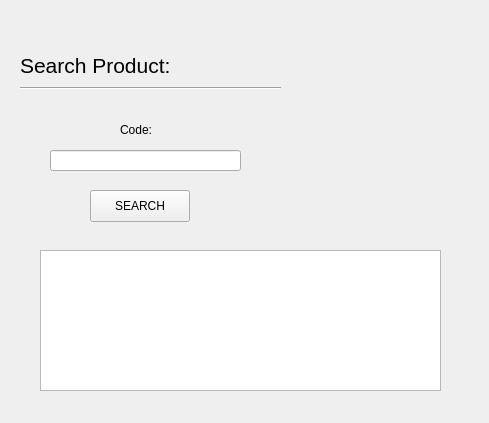
<?xml version="1.0" encoding="UTF-8"?>
<ui version="4.0">
 <class>Form</class>
 <widget class="QWidget" name="Form">
  <property name="geometry">
   <rect>
    <x>0</x>
    <y>0</y>
    <width>489</width>
    <height>423</height>
   </rect>
  </property>
  <property name="windowTitle">
   <string>Form</string>
  </property>
  <widget class="QLabel" name="label">
   <property name="geometry">
    <rect>
     <x>20</x>
     <y>50</y>
     <width>181</width>
     <height>31</height>
    </rect>
   </property>
   <property name="font">
    <font>
     <pointsize>16</pointsize>
    </font>
   </property>
   <property name="text">
    <string>Search Product:</string>
   </property>
  </widget>
  <widget class="Line" name="line">
   <property name="geometry">
    <rect>
     <x>20</x>
     <y>80</y>
     <width>261</width>
     <height>16</height>
    </rect>
   </property>
   <property name="orientation">
    <enum>Qt::Horizontal</enum>
   </property>
  </widget>
  <widget class="QLineEdit" name="lineEdit_product_code">
   <property name="geometry">
    <rect>
     <x>50</x>
     <y>150</y>
     <width>191</width>
     <height>21</height>
    </rect>
   </property>
  </widget>
  <widget class="QLabel" name="label_product_code">
   <property name="geometry">
    <rect>
     <x>120</x>
     <y>120</y>
     <width>41</width>
     <height>20</height>
    </rect>
   </property>
   <property name="text">
    <string>Code:</string>
   </property>
  </widget>
  <widget class="QPushButton" name="pushButton_search">
   <property name="geometry">
    <rect>
     <x>90</x>
     <y>190</y>
     <width>100</width>
     <height>32</height>
    </rect>
   </property>
   <property name="text">
    <string>SEARCH</string>
   </property>
  </widget>
  <widget class="QLabel" name="label_invalid_code">
   <property name="geometry">
    <rect>
     <x>250</x>
     <y>150</y>
     <width>211</width>
     <height>16</height>
    </rect>
   </property>
   <property name="text">
    <string/>
   </property>
  </widget>
  <widget class="QLabel" name="label_message">
   <property name="geometry">
    <rect>
     <x>30</x>
     <y>240</y>
     <width>361</width>
     <height>31</height>
    </rect>
   </property>
   <property name="text">
    <string/>
   </property>
  </widget>
  <widget class="QListWidget" name="listWidget">
   <property name="geometry">
    <rect>
     <x>40</x>
     <y>250</y>
     <width>401</width>
     <height>141</height>
    </rect>
   </property>
  </widget>
 </widget>
 <resources/>
 <connections/>
</ui>
